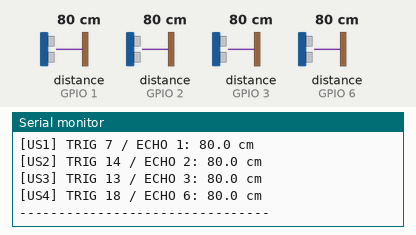
The sketch below on a simulated ESP32-C6. Parts: the last lines printed to the serial monitor. Wiring (inferred from the names in the program): 4 × ultrasonic range finder: trigger GPIO 7, echo GPIO 1 / trigger GPIO 13, echo GPIO 3 / trigger GPIO 14, echo GPIO 2 / trigger GPIO 18, echo GPIO 6. Inputs (shaded band) come from the test bench; at power-on: distance to the obstacle (sensors on GPIO 1, GPIO 2, GPIO 3, GPIO 6) 80 cm. The echo pulse lasts 58.3 µs per cm.

Above: at 1.7 s.
1.8 s: distance to the obstacle (sensor on GPIO 1) set to 2 cm
4.7 s: distance to the obstacle (sensor on GPIO 2) set to 2 cm
7.6 s: distance to the obstacle (sensor on GPIO 3) set to 2 cm
At 10.2 s:
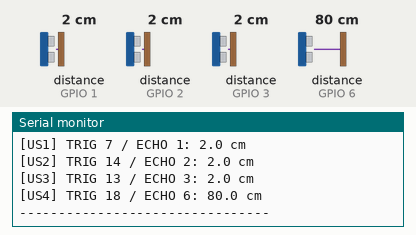
10.5 s: distance to the obstacle (sensor on GPIO 6) set to 2 cm
At 12.8 s:
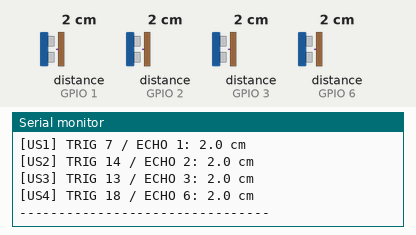
13.4 s: distance to the obstacle (sensor on GPIO 1) set to 4 cm
16.3 s: distance to the obstacle (sensor on GPIO 2) set to 4 cm
Timing chart, 0 to 19.3 s (numbered marks = the images above; inputs shaded):
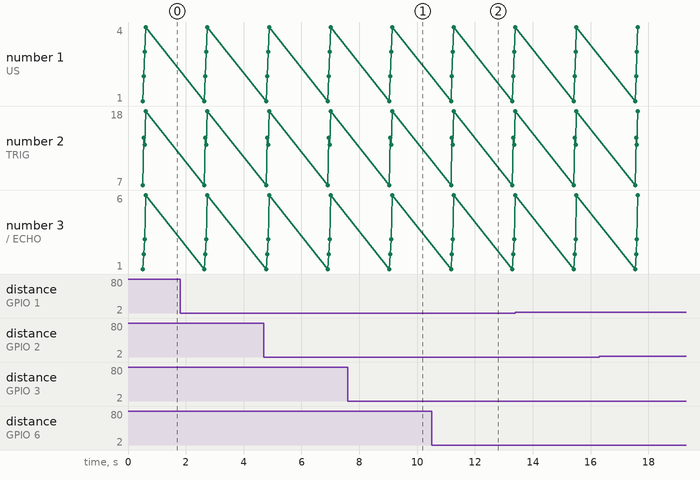

Measured:
- after the input at 7.6 s, the serial monitor: prints a new line after 1.5 s (image 1)
- after the input at 10.5 s, the serial monitor: prints a new line after 0.76 s (image 2)

The sketch:

Teste_Ultrassons.ino
```cpp
// Teste dos 4 sensores ultrassom HC-SR04, numa ESP32-C6-DevKitM-1.
// Placa no Arduino IDE: "ESP32C6 Dev Module", com USB CDC On Boot > Disabled.
//
// Le os 4 sensores, um de cada vez, e mostra a distancia de cada um no
// Serial Monitor (115200 baud) a cada 2 segundos.
//
// Ligacoes de cada sensor:
//   VCC  -> 5V
//   GND  -> GND
//   TRIG -> GPIO (direto)
//   ECHO -> 1 kohm -> GPIO, com 2 kohm do GPIO ao GND (divisor de tensao:
//           o ECHO sai a 5 V e a placa so aguenta 3,3 V)

const int NUM_US = 4;

//                             US1 US2 US3 US4
const int TRIG_PINS[NUM_US] = { 7, 14, 13, 18};
const int ECHO_PINS[NUM_US] = { 1,  2,  3,  6};

const unsigned long INTERVALO_MS = 2000;  // tempo entre leituras

// Mede a distancia em cm. Devolve -1 se nao houver eco (fora de alcance ou mal ligado).
float lerDistanciaCm(int indice) {
  digitalWrite(TRIG_PINS[indice], LOW);
  delayMicroseconds(2);
  digitalWrite(TRIG_PINS[indice], HIGH);
  delayMicroseconds(10);
  digitalWrite(TRIG_PINS[indice], LOW);

  unsigned long duracao = pulseIn(ECHO_PINS[indice], HIGH, 30000);  // ~5 m max
  if (duracao == 0) return -1;
  return duracao * 0.0343 / 2.0;
}

void setup() {
  Serial.begin(115200);
  delay(500);
  Serial.println();
  Serial.println("=== Teste dos ultrassons ===");

  // Desliga o LED RGB integrado da placa (GPIO 8)
  rgbLedWrite(RGB_BUILTIN, 0, 0, 0);

  for (int i = 0; i < NUM_US; i++) {
    pinMode(TRIG_PINS[i], OUTPUT);
    pinMode(ECHO_PINS[i], INPUT);
  }
}

void loop() {
  for (int i = 0; i < NUM_US; i++) {
    float cm = lerDistanciaCm(i);

    Serial.printf("[US%d] TRIG %d / ECHO %d: ", i + 1, TRIG_PINS[i], ECHO_PINS[i]);
    if (cm < 0) {
      Serial.println("sem eco");
    } else {
      Serial.print(cm, 1);
      Serial.println(" cm");
    }

    delay(30);  // deixa o eco anterior desaparecer antes do proximo sensor
  }
  Serial.println("--------------------------------");

  delay(INTERVALO_MS);
}
```
